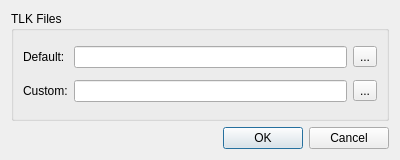
<?xml version="1.0" encoding="UTF-8"?>
<ui version="4.0">
 <class>TlkFiles</class>
 <widget class="QDialog" name="TlkFiles">
  <property name="geometry">
   <rect>
    <x>0</x>
    <y>0</y>
    <width>400</width>
    <height>160</height>
   </rect>
  </property>
  <property name="windowTitle">
   <string>Dialog</string>
  </property>
  <layout class="QVBoxLayout" name="verticalLayout">
   <item>
    <widget class="QGroupBox" name="tlkGroupBox">
     <property name="title">
      <string>TLK Files</string>
     </property>
     <layout class="QGridLayout" name="gridLayout">
      <item row="0" column="1">
       <widget class="QLineEdit" name="defaultTlk">
        <property name="sizePolicy">
         <sizepolicy hsizetype="Expanding" vsizetype="Fixed">
          <horstretch>2</horstretch>
          <verstretch>0</verstretch>
         </sizepolicy>
        </property>
       </widget>
      </item>
      <item row="1" column="1">
       <widget class="QLineEdit" name="customTlk">
        <property name="sizePolicy">
         <sizepolicy hsizetype="Expanding" vsizetype="Fixed">
          <horstretch>2</horstretch>
          <verstretch>0</verstretch>
         </sizepolicy>
        </property>
       </widget>
      </item>
      <item row="0" column="0">
       <widget class="QLabel" name="label">
        <property name="text">
         <string>Default:</string>
        </property>
       </widget>
      </item>
      <item row="1" column="0">
       <widget class="QLabel" name="label_2">
        <property name="text">
         <string>Custom:</string>
        </property>
       </widget>
      </item>
      <item row="0" column="2">
       <widget class="QToolButton" name="fileDefaultTlk">
        <property name="text">
         <string>...</string>
        </property>
       </widget>
      </item>
      <item row="1" column="2">
       <widget class="QToolButton" name="fileCustomTlk">
        <property name="text">
         <string>...</string>
        </property>
       </widget>
      </item>
     </layout>
    </widget>
   </item>
   <item>
    <widget class="QDialogButtonBox" name="buttonBox">
     <property name="orientation">
      <enum>Qt::Horizontal</enum>
     </property>
     <property name="standardButtons">
      <set>QDialogButtonBox::Cancel|QDialogButtonBox::Ok</set>
     </property>
    </widget>
   </item>
  </layout>
 </widget>
 <resources/>
 <connections>
  <connection>
   <sender>buttonBox</sender>
   <signal>accepted()</signal>
   <receiver>TlkFiles</receiver>
   <slot>accept()</slot>
   <hints>
    <hint type="sourcelabel">
     <x>248</x>
     <y>254</y>
    </hint>
    <hint type="destinationlabel">
     <x>157</x>
     <y>274</y>
    </hint>
   </hints>
  </connection>
  <connection>
   <sender>buttonBox</sender>
   <signal>rejected()</signal>
   <receiver>TlkFiles</receiver>
   <slot>reject()</slot>
   <hints>
    <hint type="sourcelabel">
     <x>316</x>
     <y>260</y>
    </hint>
    <hint type="destinationlabel">
     <x>286</x>
     <y>274</y>
    </hint>
   </hints>
  </connection>
 </connections>
</ui>
